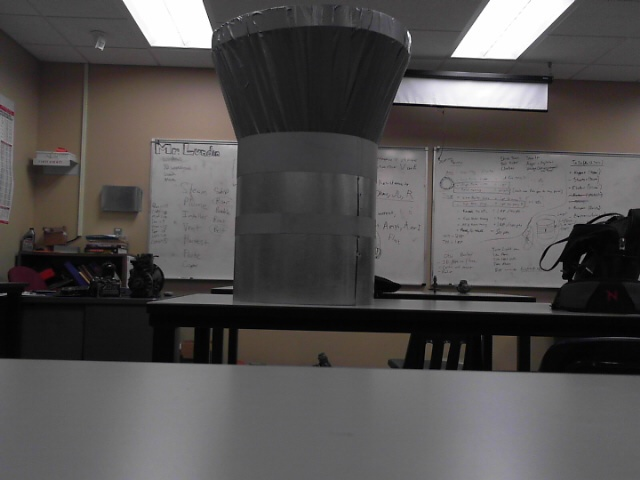
//> input picture images/noLight.jpg, 640 x 480 px
$ ./ocv-read   (built with g++ and OpenCV 4)
//> lines starting //> are read from the running program, lines starting //| are printed output that depends on the picture; after the words box and inside, x2 and y2 are one past the last pixel; in counts of white or black regions, pixels touching at a corner belong together
#include <stdio.h>
#include <opencv2/opencv.hpp>

using namespace cv;
using namespace std;

#define THRESHOLD .10

struct marker {
	RotatedRect rect;
	Point2f corners[4];
};

struct target {
	struct marker *a;
	struct marker *b;
	float distance;
};

float getDistance(Point2f P, Point2f Q) {
        return sqrt(pow(abs(P.x - Q.x),2) + pow(abs(P.y - Q.y),2)) ;
}

void cleanup( struct target *targ ) {

        if ( targ->a != NULL ) { free(targ->a); }
        if ( targ->b != NULL ) { free(targ->b); }
        if ( targ != NULL ) { free(targ); }
}

bool isVertical(Point2f large, Point2f small) {

	/* Get rise/run values for slope calc */
	double rise = large.y - small.y;
	double run  = large.x - small.x;

	/* Check for divide-by-zero condition [VERTICAL SLOPE]*/
	if ( run == 0 ) {
		return true;
	}

	/* Calculate slope */
	double slope = fabs(rise/run);
	if ( slope >= 1.5 || slope >= -1.5 ) {
		return true;
	}

	return false;
}

bool isRatio ( float a, float b ) {

	float ratio = a / b;

	/* Check for correct ratio */
	if ( ratio >= (0.5 - THRESHOLD) && ratio <= (0.5 + THRESHOLD) ) {
		return true;
	} else if ( ratio >= (2 - (2 * THRESHOLD)) && ratio <= (2 + (2 * THRESHOLD)) ) {
		return true;
	}

	return false;
}

struct target * findMarkers( vector<vector<Point> > contours ) {

	struct target *targ;

	/* Return early */
        if ( contours.size() < 2 ) {
                fprintf(stdout, "Need at least 2 contours to compare\n");
                return NULL;
        }

	/* Allocate memory for target struct */
	targ = (struct target *)malloc(sizeof(struct target));
	if ( targ == NULL ) {
		fprintf(stderr, "Failed allocating memory for target struct\n");
		return NULL;
	}

	/* Allocate memory for marker structs */
	targ->a = (struct marker *)malloc(sizeof(struct marker));
	if ( targ->a == NULL ) {
		fprintf(stderr, "Failed allocating memory for marker struct\n");
		return NULL;
	}
	targ->b = (struct marker *)malloc(sizeof(struct marker));
	if ( targ->b == NULL ) {
		fprintf(stderr, "Failed allocating memory for marker struct\n");
		return NULL;
	}

	/* Vector of rects for each contour */
	vector<RotatedRect> rect(contours.size());
	for ( unsigned int i = 0; i < contours.size(); i++ ) {
		rect[i] = minAreaRect(contours[i]);
	}

	/* Loop through contours and locate markers */
	for ( unsigned int i = 0; i < rect.size(); i++ ) {
		for ( unsigned int j = i; j < rect.size(); j++ ) {

			if ( i == j ) { continue; }

			RotatedRect a = rect[i];
			RotatedRect b = rect[j];

			/* Locate markers based on slope of centers and ratio of areas */
			if ( isRatio(a.size.area(), b.size.area()) && isVertical(a.center, b.center) ) {
				targ->a->rect = minAreaRect(contours[i]);
				targ->b->rect = minAreaRect(contours[i+1]);
				targ->a->rect.points(targ->a->corners);
				targ->b->rect.points(targ->b->corners);
				targ->distance = getDistance(a.center, b.center);
				return targ;
			}
		}
	}

	/* Free memory before returning NULL */
	cleanup(targ);

	return NULL;
}

int main(int argc, char *argv[] ) {

	namedWindow("noLight", CV_WINDOW_AUTOSIZE);
	namedWindow("withLight", CV_WINDOW_AUTOSIZE);
	namedWindow("image", CV_WINDOW_AUTOSIZE);

	Mat noLight;
	noLight = imread("../images/noLight.jpg", CV_LOAD_IMAGE_COLOR);
//> noLight is the input picture: 480 rows x 640 cols, CV_8UC3; mean B, G, R 79.5, 80.2, 82.9
	if ( !noLight.data ) {
		fprintf(stderr, "Could not open file\n");
		return 1;
	}

        Mat withLight;
        withLight = imread("../images/withLight.jpg", CV_LOAD_IMAGE_COLOR);
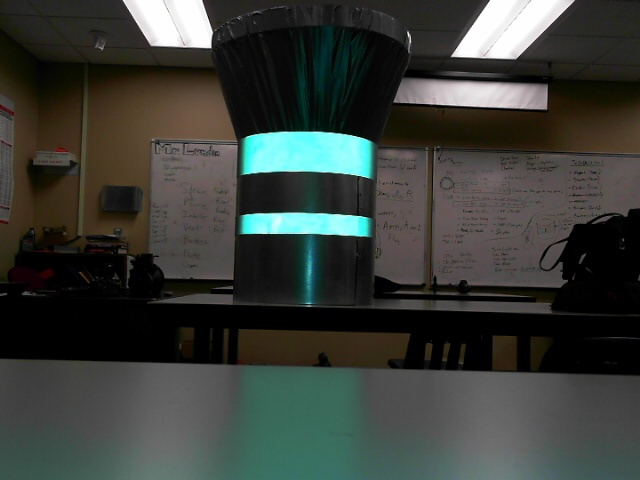
//> input picture images/withLight.jpg, 640 x 480 px
//> withLight is the input picture: 480 rows x 640 cols, CV_8UC3; mean B, G, R 56.8, 61.7, 57.5
        if ( !withLight.data ) {
                fprintf(stderr, "Could not open file\n");
                return 1;
        }


	imshow("noLight", noLight );
	imshow("withLight", withLight);

        /* Convert images to gray scale */
        cvtColor(noLight,noLight,CV_RGB2GRAY);
//> noLight: 480 rows x 640 cols, CV_8UC1
        cvtColor(withLight,withLight,CV_RGB2GRAY);
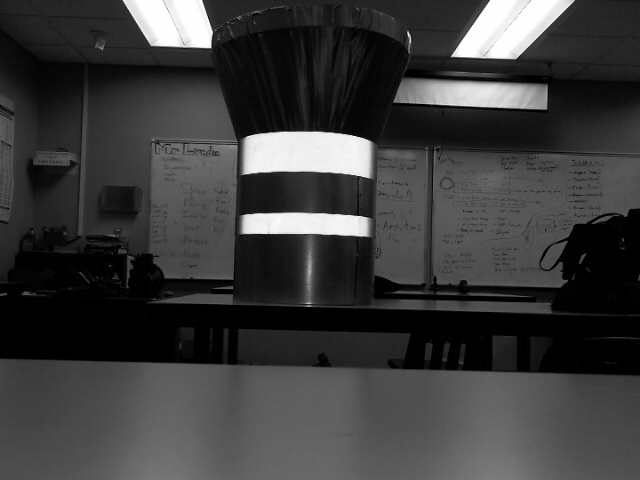
//> withLight: 480 rows x 640 cols, CV_8UC1; min 0, max 255, mean 59.8

        /* Get delta image */
        Mat image;
        subtract(withLight, noLight, image);
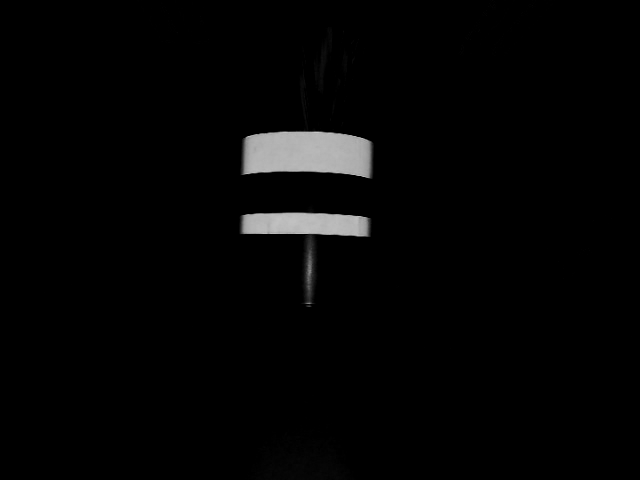
//> image: 480 rows x 640 cols, CV_8UC1; min 0, max 200, mean 4.6

        /* Reduce noise */
        GaussianBlur(image,image, Size(3,3), 0, 0);

        /* Apply thresholdig */
        threshold(image,image, 150, 255, THRESH_BINARY);

        /* Apply Canny alg */
        Canny(image, image, 100, 300, 3);
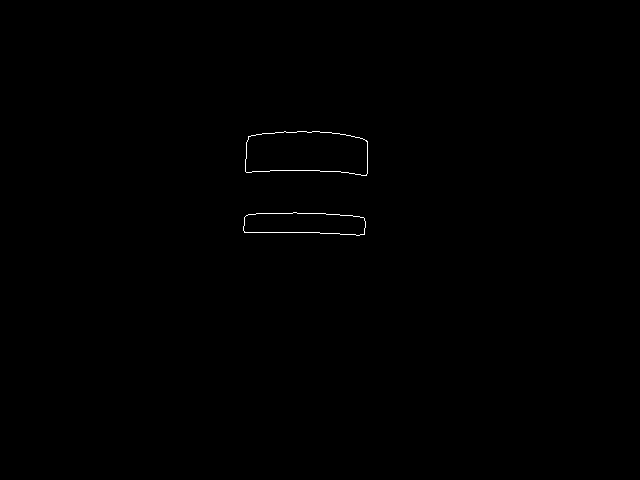
//> image: 480 rows x 640 cols, CV_8UC1; 0.19% white in thin lines or dots, all inside (x1, y1, x2, y2) = (243, 131, 368, 236)

	/* Find Contours */
	vector<vector<Point> > contours;
	findContours(image, contours, RETR_EXTERNAL, CHAIN_APPROX_SIMPLE);
//> contours = 2 contours; box (x1, y1, x2, y2) and area: (245, 131, 368, 176) 4574, (243, 212, 366, 236) 2272

	/* Locate target */
	struct target *targ = findMarkers(contours);
//> the loop in findMarkers, `for ( unsigned int i = 0; i < contours.size(); i++ )` made 2 passes
//> the loop in findMarkers, `for ( unsigned int i = 0; i < rect.size(); i++ )` made 1 pass
	if ( targ == NULL ) {
		fprintf(stderr, "Failed to locate target\n");
		return 1;
	}

	/* Draw boxes */
        for ( int j = 0; j < 4; j++ ) {
        	line(image, targ->a->corners[j], targ->a->corners[(j+1)%4], Scalar(255,255,255));
        	line(image, targ->b->corners[j], targ->b->corners[(j+1)%4], Scalar(255,255,255));
	}
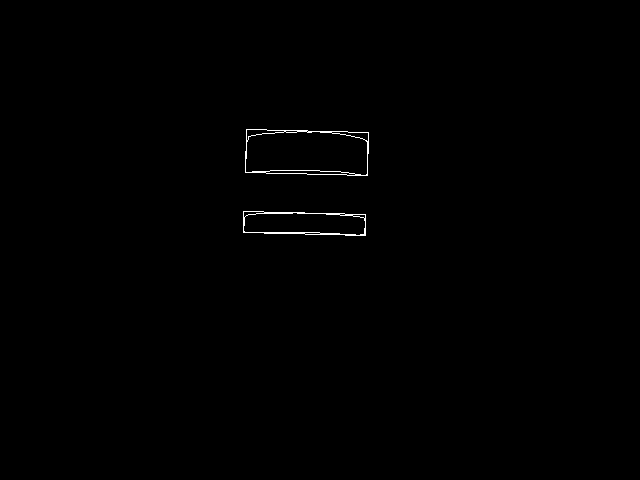
//> image: 480 rows x 640 cols, CV_8UC1; 0.35% white in thin lines or dots, all inside (x1, y1, x2, y2) = (243, 129, 369, 236)

	/* Draw center line */
	line(image, targ->a->rect.center, targ->b->rect.center, Scalar(255,255,255));

	fprintf(stdout, "Line Distance: %f\n", targ->distance);
//| Line Distance: 70.827057

	imshow("image", image );
	waitKey(0);

	cleanup(targ);
	return 5;
}
